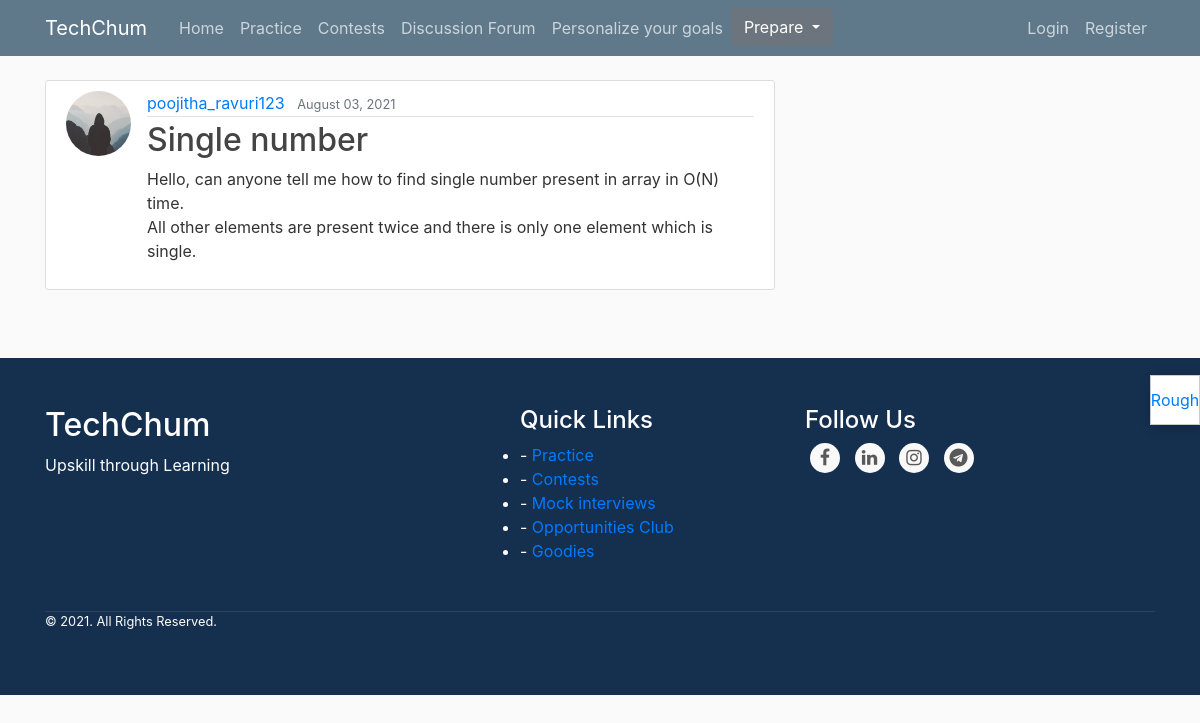
Screenshot of /post/3/ with the database file from the repository.
### blog/models.py (models this page shows, shortened)
class Post(models.Model):
    title = models.CharField(max_length=100)
    content = models.TextField()
    date_posted = models.DateTimeField(default=timezone.now)
    author = models.ForeignKey(User, on_delete=models.CASCADE)

### users/models.py (models this page shows, shortened)
class Profile(models.Model):
    user = models.OneToOneField(User, on_delete=models.CASCADE)
    image = models.ImageField(default='default.jpg', upload_to='profile_pics')

### blog/views.py (the view)
# urls.py: path('post/<int:pk>/', PostDetailView.as_view(), name='post-detail'),
class PostDetailView(DetailView):
    model = Post

### blog/templates/blog/post_detail.html (shortened to what this page needs)
{% extends "blog/base.html" %}
{% block content %}
  <article class="media content-section">
    <img class="rounded-circle article-img" src="{{ object.author.profile.image.url }}">
    <div class="media-body">
      <div class="article-metadata">
        <a class="mr-2" href="{% url 'user-posts' object.author.username %}">{{ object.author }}</a>
        <small class="text-muted">{{ object.date_posted|date:"F d, Y" }}</small>
      </div>
      <h2 class="article-title">{{ object.title }}</h2>
      <p class="article-content">{{ object.content }}</p>
    </div>
  </article>
{% endblock content %}

### blog/static/blog/main.css (style rules this page uses)
body { background: #fafafa; color: #333333; margin-top: 5rem; }
h1, h2, h3, h4, h5, h6 { color: #444444; }
.content-section { background: #ffffff; padding: 10px 20px; border: 1px solid #dddddd; border-radius: 3px; margin-bottom: 20px; }
.article-title { color: #444444; }
.article-content { white-space: pre-line; }
.article-img { height: 65px; width: 65px; margin-right: 16px; }
.article-metadata { padding-bottom: 1px; margin-bottom: 4px; border-bottom: 1px solid #e3e3e3 }

### rows the page displays
Post: author.profile.image (placeholder picture), author "poojitha_ravuri123", date_posted "August 03, 2021", title "Single number", content "Hello, can anyone tell me how to find single number present in array in O(N) time. All other elements are present twice and there is only one element which is single."
